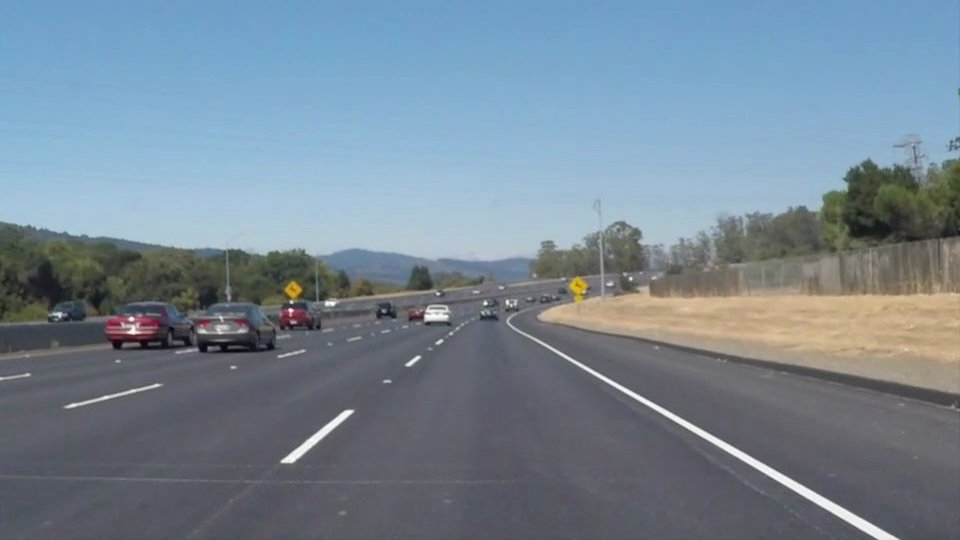
#> input picture hsv-range-determinate/solidWhiteCurve.jpg, 960 x 540 px
$ python hsv_2.py solidWhiteCurve.jpg   (Python 2 division)
#> lines starting #> are read from the running program, lines starting #| are printed output that depends on the picture; after the words box and inside, x2 and y2 are one past the last pixel; in counts of white or black regions, pixels touching at a corner belong together
import cv2
import sys
import numpy as np

def nothing(x):
    pass

# Check if filename is passed
if (len(sys.argv) <= 1) :
    print "Usage: python hsvThresholder.py <ImageFilePath>"
    exit()

# Create a black image, a window
img = cv2.imread(sys.argv[1])
#> img is the input picture: shape (540, 960, 3); mean B, G, R 148.1, 134.5, 118.5
cv2.namedWindow('image')

#resize img if too big
img_shape = img.shape
#> img_shape = (540, 960, 3)
img = cv2.resize(img,(img_shape[1]/4,img_shape[0]/4))
#> img: shape (135, 240, 3)

# create trackbars for color change
cv2.createTrackbar('HMin','image',0,179,nothing) # Hue is from 0-179 for Opencv
#> slider 'HMin' is set to 35
cv2.createTrackbar('SMin','image',0,255,nothing)
#> slider 'SMin' is set to 51
cv2.createTrackbar('VMin','image',0,255,nothing)
#> slider 'VMin' is set to 51
cv2.createTrackbar('HMax','image',0,179,nothing)
#> slider 'HMax' is set to 179
cv2.createTrackbar('SMax','image',0,255,nothing)
#> slider 'SMax' is set to 255
cv2.createTrackbar('VMax','image',0,255,nothing)
#> slider 'VMax' is set to 255

# Set default value for MAX HSV trackbars.
cv2.setTrackbarPos('HMax', 'image', 179)
cv2.setTrackbarPos('SMax', 'image', 255)
cv2.setTrackbarPos('VMax', 'image', 255)

# Initialize to check if HSV min/max value changes
hMin = sMin = vMin = hMax = sMax = vMax = 0
phMin = psMin = pvMin = phMax = psMax = pvMax = 0

# Output Image to display
output = img
while(1):

    # get current positions of all trackbars
    hMin = cv2.getTrackbarPos('HMin','image')
    sMin = cv2.getTrackbarPos('SMin','image')
    vMin = cv2.getTrackbarPos('VMin','image')

    hMax = cv2.getTrackbarPos('HMax','image')
    sMax = cv2.getTrackbarPos('SMax','image')
    vMax = cv2.getTrackbarPos('VMax','image')

    # Set minimum and max HSV values to display
    lower = np.array([hMin, sMin, vMin])
    upper = np.array([hMax, sMax, vMax])

    # Create HSV Image and threshold into a range.
    hsv = cv2.cvtColor(img, cv2.COLOR_BGR2HSV)
#> hsv: shape (135, 240, 3); mean H, S, V 97.8, 55.1, 152.5
    mask = cv2.inRange(hsv, lower, upper)
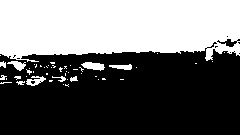
#> mask: shape (135, 240); 41.8% white; 50 white regions (40 under 20 px), largest, box (x1, y1, x2, y2) and area: (0, 0, 240, 62) 12819, (81, 62, 105, 71) 140, (26, 76, 46, 86) 108
    output = cv2.bitwise_and(img,img, mask= mask)
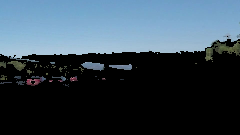
#> output: shape (135, 240, 3); mean B, G, R 82.8, 70.7, 54.9

    # Print if there is a change in HSV value
    if( (phMin != hMin) | (psMin != sMin) | (pvMin != vMin) | (phMax != hMax) | (psMax != sMax) | (pvMax != vMax) ):
        print("(hMin = %d , sMin = %d, vMin = %d), (hMax = %d , sMax = %d, vMax = %d)" % (hMin , sMin , vMin, hMax, sMax , vMax))
        phMin = hMin
        psMin = sMin
        pvMin = vMin
        phMax = hMax
        psMax = sMax
        pvMax = vMax

    # Display output image
    cv2.imshow('image',output)

    # Wait for 33 milliseconds: 30FPS
    k = cv2.waitKey(33) & 0xFF
#> (key Esc is pressed here)
    if k == 27:
        break
cv2.destroyAllWindows()
